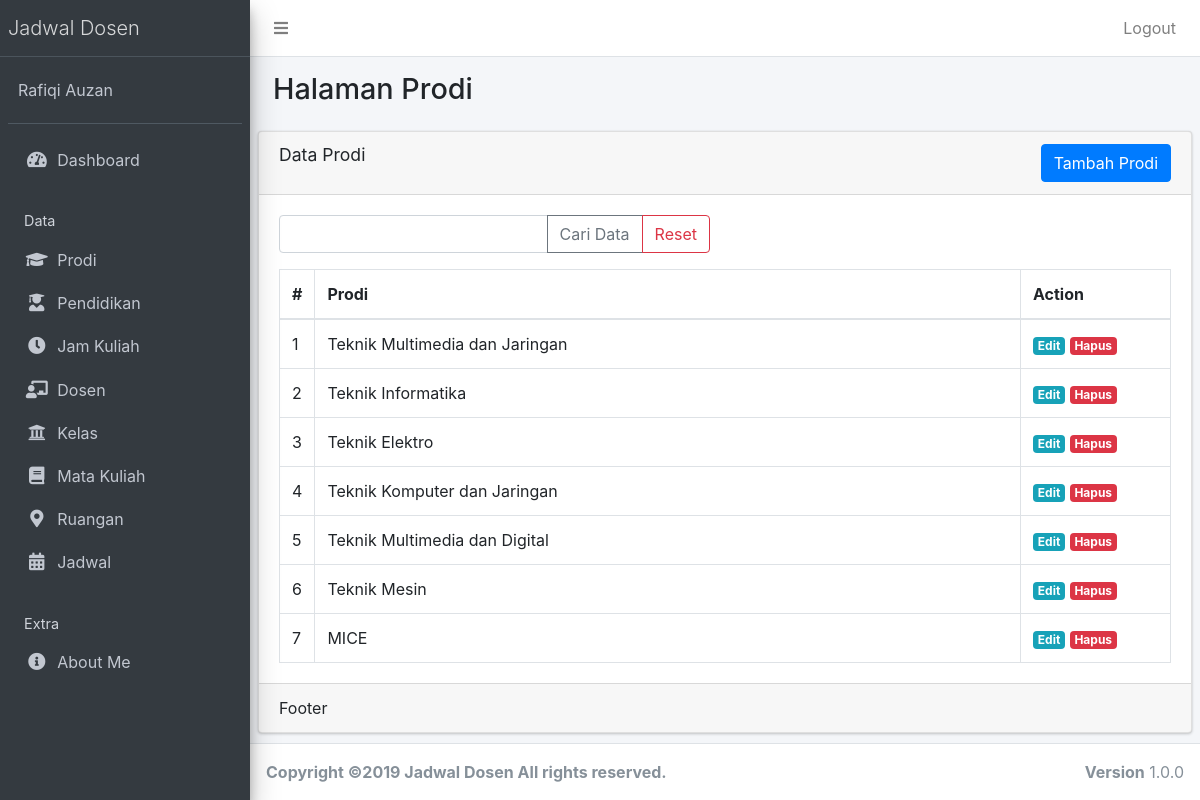
/public/prodi (signed in), run on the app's committed database.
### tables this page shows
CREATE TABLE `prodi` (
  `prodi_id` int(12) NOT NULL AUTO_INCREMENT,
  `nama_prodi` varchar(35) NOT NULL,
  PRIMARY KEY (`prodi_id`)
);

### app/core/Controller.php (called while the page is built, shortened)
<?php
class Controller{
	public function view($view, $data = [])
	{
		require_once '../app/views/' . $view . '.php';
	}
	public function model($model)
	{
		return new $model;
	}
}

### app/controllers/Prodi.php (called while the page is built, shortened)
<?php
class Prodi extends Controller
{
	public function index()
	{
		$data['title'] = 'Data Prodi';
		$data['prodi'] = $this->model('ProdiModel')->getAllProdi();
		$this->view('prodi/index', $data);
	}
}

### app/core/App.php (called while the page is built, shortened)
<?php
class App{
	protected $method = 'index';
	protected $params = [];
	public function __construct(){
		$this->controller = new $this->controller;
		call_user_func_array([$this->controller, $this->method], $this->params);
	}
}

### public/index.php (called while the page is built, shortened)
<?php
$app = new App;

### app/core/Database.php (called while the page is built, shortened)
<?php
class Database{
	private $host = DB_HOST;
	private $user = DB_USER;
	private $pass = DB_PASS;
	private $dbnm = DB_NAME;
	private $dbh;
	private $stmt;
	public function __construct()
	{
		$dsn = 'mysql:host='. $this->host .';dbname='. $this->dbnm;
		$option = [
			PDO::ATTR_PERSISTENT => true,
			PDO::ATTR_ERRMODE => PDO::ERRMODE_EXCEPTION
		];
		try{
			$this->dbh = new PDO($dsn,$this->user,$this->pass, $option);
		}catch(PDOException $e){
			die($e->getMessage());
		}
	}
	public function query($query)
	{
		$this->stmt = $this->dbh->prepare($query);
	}
	public function execute()
	{
		$this->stmt->execute();
	}
	public function resultSet()
	{
		$this->execute();
		return $this->stmt->fetchAll(PDO::FETCH_ASSOC);
	}
}

### app/models/ProdiModel.php (called while the page is built, shortened)
<?php
class ProdiModel
{
	private $table = 'prodi';
	private $db;
	public function __construct()
	{
		$this->db = new Database;
	}
	public function getAllProdi()
	{
		$this->db->query('SELECT * FROM ' . $this->table);
		return $this->db->resultSet();
	}
}

### app/views/prodi/index.php (the view, shortened to what this page needs)
<div class="content-wrapper">
  <section class="content-header">
    <div class="container-fluid">
      <div class="row mb-2">
        <div class="col-sm-6">
          <h1>Halaman Prodi</h1>
        </div>
      </div>
    </div>
  </section>
  <section class="content">
    <div class="row">
      <div class="col-sm-12">
      </div>
    </div>
    <div class="card">
      <div class="card-header">
        <h3 class="card-title"><?= $data['title'] ?></h3> <a href="<?= base_url; ?>/prodi/tambah" class="btn float-right btn-xs btn btn-primary">Tambah Prodi</a>
      </div>
      <div class="card-body">
        <form action="<?= base_url; ?>/prodi/cari" method="post">
          <div class="row mb-3">
            <div class="col-lg-6">
              <div class="input-group">
                <input type="text" class="form-control" placeholder="" name="key">
                <div class="input-group-append">
                  <button class="btn btn-outline-secondary" type="submit">Cari Data</button>
                  <a class="btn btn-outline-danger" href="<?= base_url; ?>/prodi">Reset</a>
                </div>
              </div>
            </div>
          </div>
        </form>
        <table class="table table-bordered">
          <thead>
            <tr>
              <th style="width: 10px">#</th>
              <th>Prodi</th>
              <th style="width: 150px">Action</th>
            </tr>
          </thead>
          <tbody>
            <?php $no = 1; ?>
            <?php foreach ($data['prodi'] as $row) : ?>
              <tr>
                <td><?= $no; ?></td>
                <td><?= $row['nama_prodi']; ?></td>
                <td>
                  <a href="<?= base_url; ?>/prodi/edit/<?= $row['prodi_id'] ?>" class="badge badge-info ">Edit</a> <a href="<?= base_url; ?>/prodi/hapus/<?= $row['prodi_id'] ?>" class="badge badge-danger" onclick="return confirm('Hapus data?');">Hapus</a>
                </td>
              </tr>
            <?php $no++;
            endforeach; ?>
          </tbody>
        </table>
      </div>
      <div class="card-footer">
        Footer
      </div>
    </div>
  </section>
</div>

### data on the page
prodi: nama_prodi "Teknik Multimedia dan Jaringan"
prodi: nama_prodi "Teknik Informatika"
prodi: nama_prodi "Teknik Elektro"
prodi: nama_prodi "Teknik Komputer dan Jaringan"
prodi: nama_prodi "Teknik Multimedia dan Digital"
prodi: nama_prodi "Teknik Mesin"
prodi: nama_prodi "MICE"

### other printed values
$data['title'] "Data Prodi"
